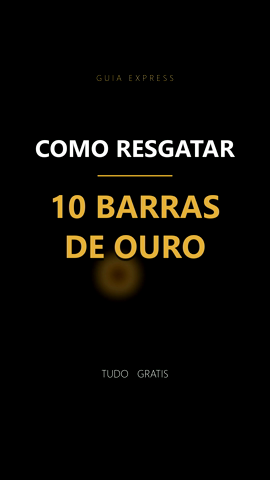
#> input picture artifacts/v3/qc_s1_late.png, 270 x 480 px
$ python light_direction.py ../../../../artifacts/v3/qc_s1_late.png   (older library calls are emulated)
#> lines starting #> are read from the running program, lines starting #| are printed output that depends on the picture
#!/usr/bin/env python3
"""light_direction.py - estimate where the light comes from in a frame, so cutouts/UI layers cast shadows the same way.
  python3 light_direction.py video_or_image [--frames 6]
Output: light_vec (unit vector pointing TOWARD the light, image coords x right / y down), angle_deg, softness (0 hard..1 very soft),
        key_to_fill (brightness ratio between lit and unlit halves), warmth (+warm/-cool), and ready-to-paste Collage/UI options.
Method: blurred luminance field -> intensity-weighted gradient (low-frequency shading), plus brightest-region centroid. Rough but consistent; a model cannot 'see' this reliably.
"""
import argparse, json, sys, math
import numpy as np, cv2

def frames(path, n):
    if path.lower().endswith((".png", ".jpg", ".jpeg")): yield cv2.imread(path); return
    cap = cv2.VideoCapture(path); N = int(cap.get(cv2.CAP_PROP_FRAME_COUNT))
    for i in np.linspace(0, max(0, N - 1), n).astype(int):
        cap.set(cv2.CAP_PROP_POS_FRAMES, int(i)); ok, f = cap.read()
        if ok: yield f

def one(f):
    g = cv2.cvtColor(cv2.resize(f, (320, int(320 * f.shape[0] / f.shape[1]))), cv2.COLOR_BGR2GRAY).astype(np.float32) / 255; b = cv2.GaussianBlur(g, (0, 0), 18)
#> after `g = cv2.cvtColor(cv2.resize(f, (320, int(320 * f.shape[0] / f.shape[1]`:
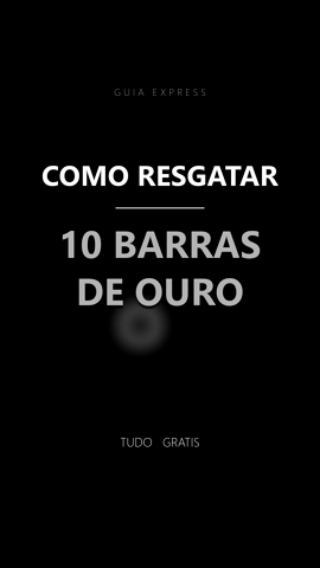
#> g: shape (568, 320) float32; min 0, max 1, mean 0.0346
#> in one, f is the input picture: shape (480, 270, 3); mean B, G, R 5.1, 8.8, 10.4
#> after `b = cv2.GaussianBlur(g, (0, 0), 18)`:
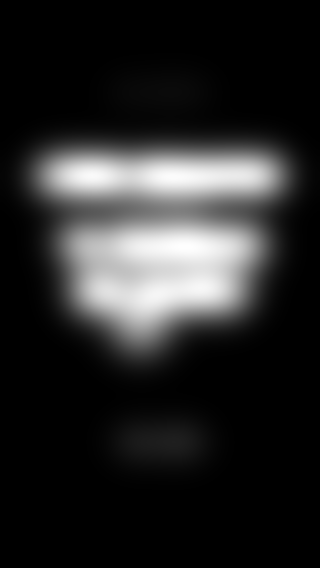
#> b: shape (568, 320) float32; min 0, max 0.221, mean 0.0346; drawn with min black and max white
    gx = cv2.Sobel(b, cv2.CV_32F, 1, 0, ksize=3).mean(); gy = cv2.Sobel(b, cv2.CV_32F, 0, 1, ksize=3).mean()
#> after `gx = cv2.Sobel(b, cv2.CV_32F, 1, 0, ksize=3).mean()`: gx = 4.12e-07
#> after `gy = cv2.Sobel(b, cv2.CV_32F, 0, 1, ksize=3).mean()`: gy = 1.9e-10
    ys, xs = np.mgrid[0:b.shape[0], 0:b.shape[1]]; w = np.clip(b - np.percentile(b, 80), 0, None); cx = (w * xs).sum() / (w.sum() + 1e-9) - b.shape[1] / 2; cy = (w * ys).sum() / (w.sum() + 1e-9) - b.shape[0] / 2
#> after `w = np.clip(b - np.percentile(b, 80), 0, None)`:
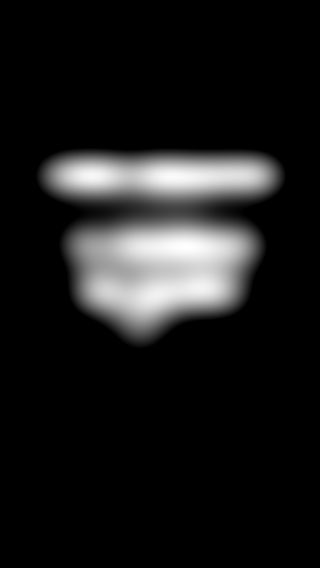
#> w: shape (568, 320) float32; min 0, max 0.15, mean 0.0156; drawn with min black and max white
#> after `cx = (w * xs).sum() / (w.sum() + 1e-09) - b.shape[1] / 2`: cx = 1.89
#> after `cy = (w * ys).sum() / (w.sum() + 1e-09) - b.shape[0] / 2`: cy = -48.49
    v = np.array([gx * 40 + cx / b.shape[1] * 2, gy * 40 + cy / b.shape[0] * 2]); n = np.linalg.norm(v)
#> after `v = np.array([gx * 40 + cx / b.shape[1] * 2, gy * 40 + cy / b.shape[0]`: v = [0.0118, -0.171]
#> after `n = np.linalg.norm(v)`: n = 0.171
    h, wd = b.shape; halves = [b[:, :wd // 2].mean(), b[:, wd // 2:].mean(), b[:h // 2].mean(), b[h // 2:].mean()]
#> after `h, wd = b.shape`: h = 568; wd = 320
#> after `halves = [b[:, :wd // 2].mean(), b[:, wd // 2:].mean(), b[:h // 2].mea`: halves = [0.0343, 0.0348, 0.0525, 0.0166]
    edge = np.abs(cv2.Laplacian(cv2.GaussianBlur(g, (0, 0), 1), cv2.CV_32F)).mean(); mean = cv2.cvtColor(f, cv2.COLOR_BGR2RGB).reshape(-1, 3).mean(0)
#> after `edge = np.abs(cv2.Laplacian(cv2.GaussianBlur(g, (0, 0), 1), cv2.CV_32F`: edge = 0.00896
#> after `mean = cv2.cvtColor(f, cv2.COLOR_BGR2RGB).reshape(-1, 3).mean(0)`: mean = [10.38, 8.75, 5.05]
    return v, n, max(halves) / max(1e-3, min(halves)), edge, float(mean[0] - mean[2])

def main():
    ap = argparse.ArgumentParser(); ap.add_argument("src"); ap.add_argument("--frames", type=int, default=6); a = ap.parse_args()
    R = [one(f) for f in frames(a.src, a.frames) if f is not None]
#> R = [([0.0118, -0.171], 0.171, 3.16, 0.00896, 5.33)]
    if not R: sys.exit("no frames")
    v = np.mean([r[0] for r in R], 0); n = float(np.linalg.norm(v)); u = v / n if n > 1e-6 else np.array([-.5, -.8]); u = u / np.linalg.norm(u)
#> after `v = np.mean([r[0] for r in R], 0)`: v = [0.0118, -0.171]
#> after `n = float(np.linalg.norm(v))`: n = 0.171
#> after `u = v / n if n > 1e-06 else np.array([-0.5, -0.8])`: u = [0.0692, -0.998]
    ratio = float(np.mean([r[2] for r in R])); soft = float(np.clip(1 - (ratio - 1) / 1.2, 0, 1)); warm = float(np.mean([r[4] for r in R]))
#> after `ratio = float(np.mean([r[2] for r in R]))`: ratio = 3.16
#> after `soft = float(np.clip(1 - (ratio - 1) / 1.2, 0, 1))`: soft = 0
#> after `warm = float(np.mean([r[4] for r in R]))`: warm = 5.33
    out = dict(light_vec=[round(float(u[0]), 3), round(float(u[1]), 3)], angle_deg=round(math.degrees(math.atan2(-u[1], u[0])), 1), confidence=round(min(1, n / .25), 2), softness=round(soft, 2), key_to_fill=round(ratio, 2), warmth=round(warm, 1),
               paste=dict(collage_light=[round(float(u[0]), 2), round(float(u[1]), 2)], shadow_blur=round(10 + soft * 40), shadow_offset=round(8 + (1 - soft) * 26), shadow_alpha=round(.45 - soft * .2, 2)),
               note="confidence < 0.3 means flat/ambiguous lighting: use a soft shadow straight down and say so.")
#> out = 8 items
    print(json.dumps(out, indent=1))
#> (printed output is left out)
main()

$ run again, on artifacts/v3/qc_s2_end.png
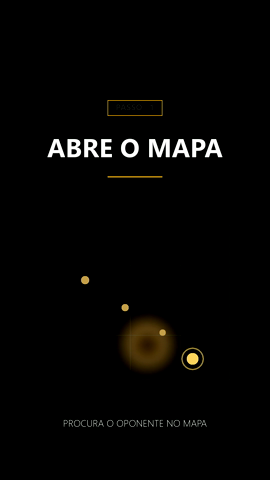
#> input picture artifacts/v3/qc_s2_end.png, 270 x 480 px
#> in one, `g = cv2.cvtColor(cv2.resize(f, (320, int(320 * f.shape[0] / f.shape[1]`:
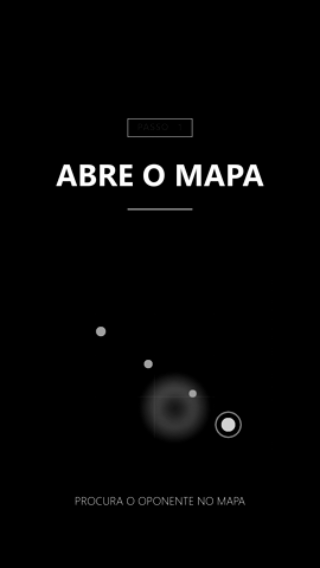
#> g: shape (568, 320) float32; min 0, max 1, mean 0.0183
#> in one, f is the input picture: shape (480, 270, 3); mean B, G, R 3.6, 4.6, 5.2
#> in one, `b = cv2.GaussianBlur(g, (0, 0), 18)`:
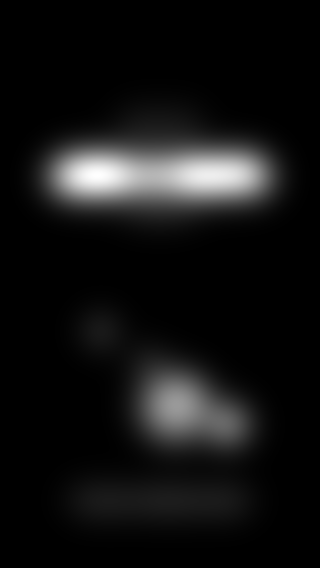
#> b: shape (568, 320) float32; min 0, max 0.244, mean 0.0183; drawn with min black and max white
#> gx = -3.84e-10
#> gy = 4.95e-07
#> cx = 4.51
#> cy = -54.84
#> in one, `v = np.array([gx * 40 + cx / b.shape[1] * 2, gy * 40 + cy / b.shape[0]`: v = [0.0282, -0.193]
#> in one, `n = np.linalg.norm(v)`: n = 0.195
#> halves = [0.0162, 0.0204, 0.0251, 0.0116]
#> edge = 0.00481
#> mean = [5.16, 4.65, 3.55]
#> R = [([0.0282, -0.193], 0.195, 2.16, 0.00481, 1.61)]
#> in main, `v = np.mean([r[0] for r in R], 0)`: v = [0.0282, -0.193]
#> in main, `n = float(np.linalg.norm(v))`: n = 0.195
#> u = [0.144, -0.99]
#> ratio = 2.16
#> soft = 0.0365
#> warm = 1.61
#> out = 8 items
#> (printed output is left out)
